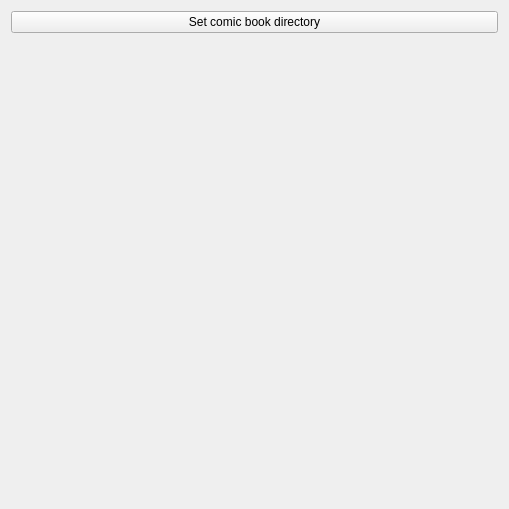
<?xml version="1.0" encoding="UTF-8"?>
<ui version="4.0">
 <class>ConfigWidget</class>
 <widget class="QWidget" name="ConfigWidget">
  <property name="geometry">
   <rect>
    <x>0</x>
    <y>0</y>
    <width>509</width>
    <height>509</height>
   </rect>
  </property>
  <property name="windowTitle">
   <string>Form</string>
  </property>
  <layout class="QGridLayout" name="gridLayout">
   <item row="0" column="0">
    <widget class="QPushButton" name="mButtonGetComicBookDir">
     <property name="styleSheet">
      <string notr="true">QPushButton#evilButton {
    background-color: rgb(255, 255, 255);
     border-style: outset;
     border-width: 2px;
     border-radius: 10px;
     border-color: beige;
     font: bold 14px;
     min-width: 10em;
     padding: 6px;
}
QPushButton#evilButton:pressed {
     background-color: rgb(255, 255, 255);
     border-style: inset;
}</string>
     </property>
     <property name="text">
      <string>Set comic book directory</string>
     </property>
    </widget>
   </item>
   <item row="1" column="0">
    <spacer name="verticalSpacer">
     <property name="orientation">
      <enum>Qt::Vertical</enum>
     </property>
     <property name="sizeHint" stdset="0">
      <size>
       <width>20</width>
       <height>40</height>
      </size>
     </property>
    </spacer>
   </item>
  </layout>
 </widget>
 <resources/>
 <connections/>
</ui>
